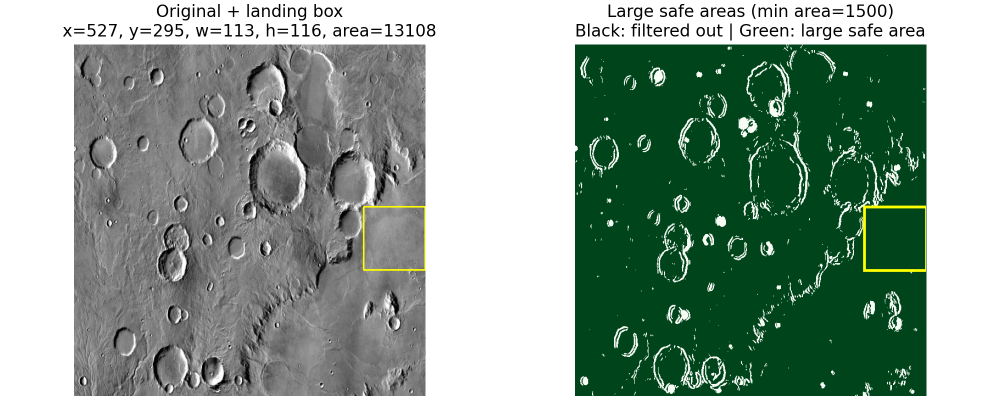
#> input picture media/1_1_large_safe_areas.png, 2000 x 800 px (shown at 1/2 size)
$ python -i pipeline.py   (imports and definitions only)   (older library calls are emulated)
#> lines starting #> are read from the running program, lines starting #| are printed output that depends on the picture; after the words box and inside, x2 and y2 are one past the last pixel; in counts of white or black regions, pixels touching at a corner belong together
import cv2
import numpy as np

def compute_gradient_hazard(image_gray):
    I = image_gray.astype(np.float32)
    Ix = cv2.Sobel(I, cv2.CV_32F, 1, 0, ksize=3, borderType=cv2.BORDER_REPLICATE)
    Iy = cv2.Sobel(I, cv2.CV_32F, 0, 1, ksize=3, borderType=cv2.BORDER_REPLICATE)
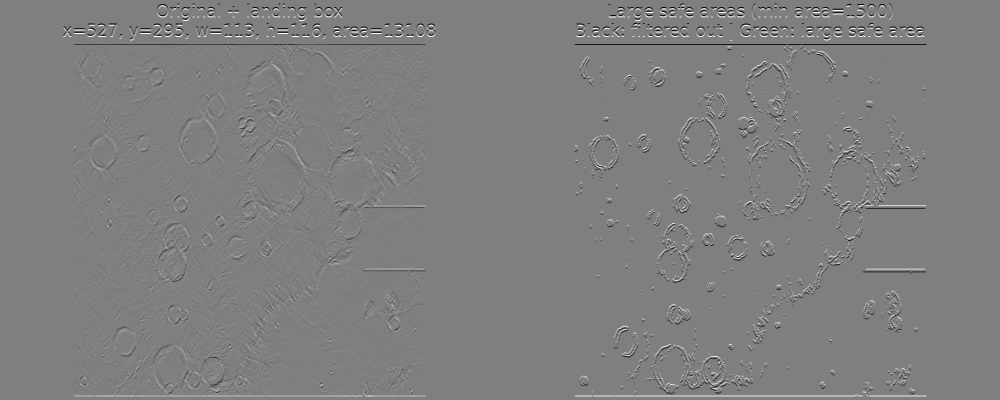
#> Iy: shape (800, 2000) float32 (shown at 1/2 size); min -1020, max 1020, mean 0; drawn with min black and max white
    g = np.sqrt(Ix**2 + Iy**2)
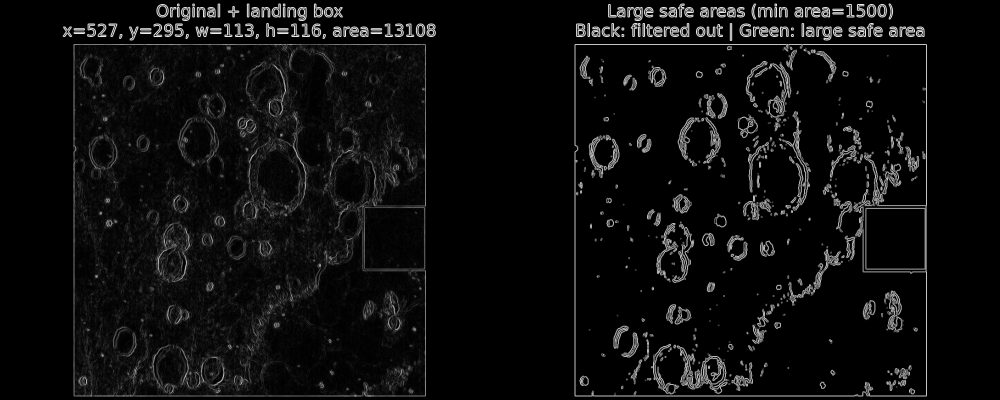
#> g: shape (800, 2000) float32 (shown at 1/2 size); min 0, max 1107.3, mean 59; drawn with min black and max white

    non_zero = g[g > 0]
    if len(non_zero) > 0:
        g_p99 = np.percentile(non_zero, 99)
#> g_p99 = 1020
    else:
        g_p99 = 1.0

    if g_p99 == 0:
        g_p99 = 1e-8

    G = np.minimum(1.0, g / g_p99)
    return G

def augment_shadow(image_gray, G, tau=40, a_min=500):
#> called with tau = 40, a_min = 500
    _, binary = cv2.threshold(image_gray, tau, 255, cv2.THRESH_BINARY_INV)
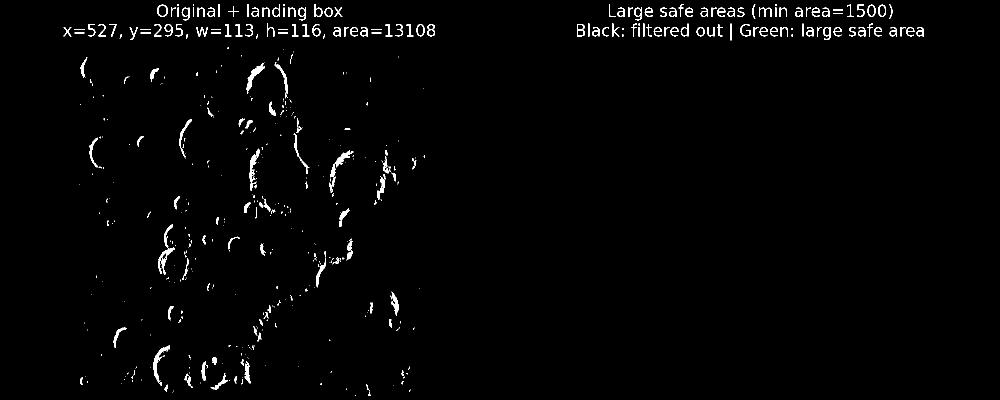
#> binary: shape (800, 2000) (shown at 1/2 size); 1.5% white; 515 white regions (311 under 20 px)
    contours, _ = cv2.findContours(binary, cv2.RETR_EXTERNAL, cv2.CHAIN_APPROX_SIMPLE)
#> contours = 515 contours, 346 with area under 20; largest, box (x1, y1, x2, y2) and area: (493, 125, 529, 181) 466, (661, 301, 707, 355) 430, (306, 695, 328, 765) 400, (314, 9, 336, 34) 400, (317, 494, 350, 550) 376

    mask = np.zeros_like(image_gray)
    G_aug = G.copy()
    for cnt in contours:
        area = cv2.contourArea(cnt)
        if area >= a_min:
            cv2.drawContours(mask, [cnt], 0, 255, -1)
#> this loop made 515 passes
#> area on passes 8, 22, 26: 36, 38, 31.5
#> mask: shape (800, 2000); every value is 0

    G_aug[mask == 255] = 1.0
    return G_aug, mask

def compute_fft_texture_ablation(image_gray, block_size=32, r0=6):
#> called with block_size = 32, r0 = 6
    h, w = image_gray.shape
#> h = 800; w = 2000
    texture_score = np.ones((h, w), dtype=np.float32)
    R_map = np.zeros((h, w), dtype=np.float32)

    for y in range(0, h - block_size + 1, block_size):
        for x in range(0, w - block_size + 1, block_size):
            block = image_gray[y:y+block_size, x:x+block_size].astype(np.float32)
            block -= np.mean(block)

            dft = np.fft.fft2(block)
            dft_shift = np.fft.fftshift(dft)
            mag = np.abs(dft_shift)

            cy, cx = block_size // 2, block_size // 2
            Y, X = np.ogrid[:block_size, :block_size]
            dist_sq = (X - cx)**2 + (Y - cy)**2

            low_mask = dist_sq <= r0**2
            high_mask = dist_sq > r0**2

            E_low = np.sum(mag[low_mask]**2)
            E_high = np.sum(mag[high_mask]**2)

            R = E_high / (E_low + 1e-8)
            R_map[y:y+block_size, x:x+block_size] = R
            if R > 1.0:
                texture_score[y:y+block_size, x:x+block_size] = 0.1
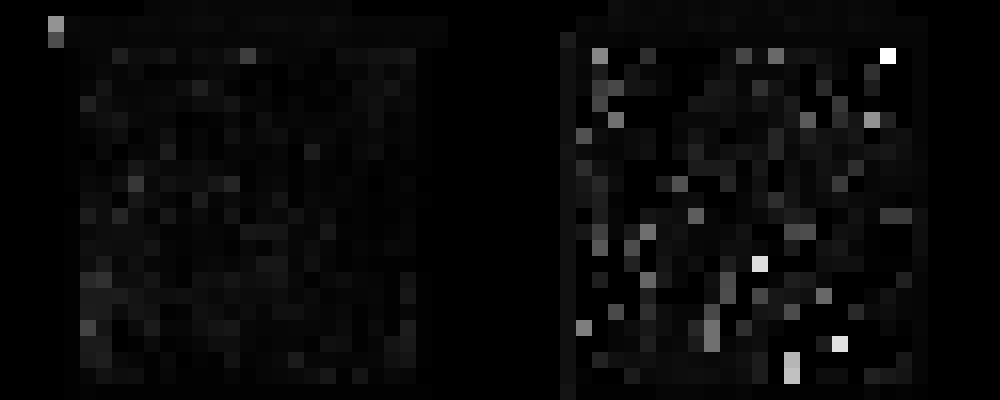
#> R_map: shape (800, 2000) float32 (shown at 1/2 size); min 0, max 6.95, mean 0.264; drawn with min black and max white
#> block: shape (32, 32) float32; every value is 0
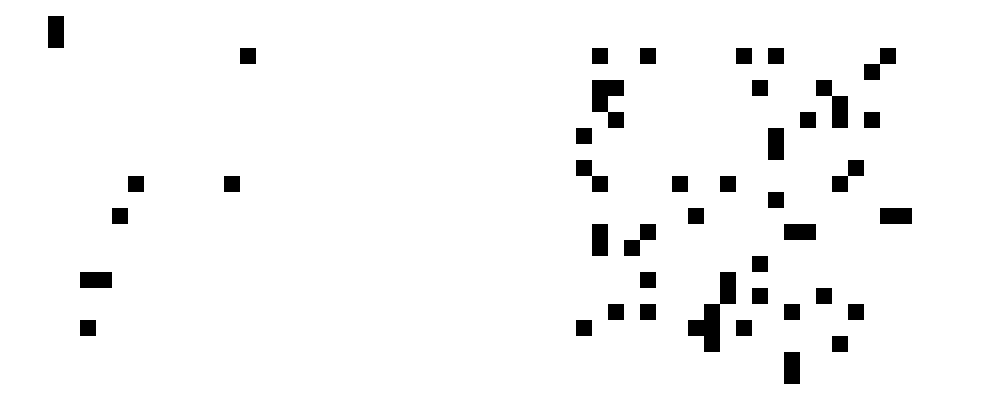
#> texture_score: shape (800, 2000) float32 (shown at 1/2 size); values 0.1 (black) and 1 (white), 96% white; 42 black regions, largest, box (x1, y1, x2, y2) and area: (1376, 544, 1472, 704) 6144, (1184, 160, 1248, 256) 4096, (1632, 160, 1696, 256) 3072

    return texture_score

def maximal_rectangle(matrix):
    if matrix.size == 0:
        return (0, 0, 0, 0)
    max_area = 0
    best_rect = (0, 0, 0, 0)
    h, w = matrix.shape
    heights = np.zeros(w, dtype=np.int32)

    for y in range(h):
        heights[matrix[y] == 1] += 1
        heights[matrix[y] == 0] = 0

        stack = []
        for x in range(w + 1):
            curr_h = heights[x] if x < w else 0
            while stack and curr_h < heights[stack[-1]]:
                top_x = stack.pop()
                h_rect = heights[top_x]
                w_rect = x if not stack else x - stack[-1] - 1
                area = h_rect * w_rect
                if area > max_area:
                    max_area = area
                    best_rect = (x - w_rect, y - h_rect + 1, w_rect, h_rect)
            stack.append(x)
    return best_rect

def fuse_and_select(G, texture_score=None, theta=0.35, min_component_area=1500):
#> called with theta = 0.35, min_component_area = 1500
    if texture_score is not None:
        s = (1.0 - G) * texture_score
    else:
        s = 1.0 - G

    safe_mask = (s > theta).astype(np.uint8)
#> safe_mask: shape (800, 2000); values 0 (black) and 1 (white), 93.2% white; 1289 black regions (875 under 20 px), largest, box (x1, y1, x2, y2) and area: (1149, 88, 1710, 793) 6855, (1372, 544, 1472, 704) 6152, (1178, 150, 1263, 256) 4239
    num_labels, labels, stats, centroids = cv2.connectedComponentsWithStats(safe_mask, connectivity=8)
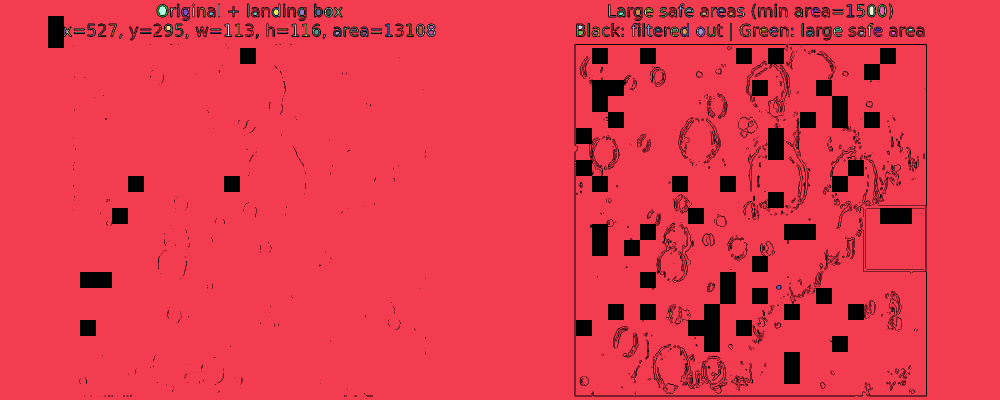
#> labels: shape (800, 2000) int32 (shown at 1/2 size); 177 distinct labels, from 0 to 176; one colour per label, 0 black
#> num_labels = 177; stats = 177 rows, first 6: [96, 7, 1758, 786, 109292], [0, 0, 2000, 800, 1483438], [356, 9, 1, 2, 2], [386, 9, 2, 2, 4], [437, 9, 2, 24, 48], [496, 9, 1, 24, 24]; centroids = 177 pairs, first value 128.9 to 1820.3, second value 9.5 to 769.5

    filtered_safe_mask = np.zeros_like(safe_mask)
    for i in range(1, num_labels):
        if stats[i, cv2.CC_STAT_AREA] >= min_component_area:
            filtered_safe_mask[labels == i] = 1
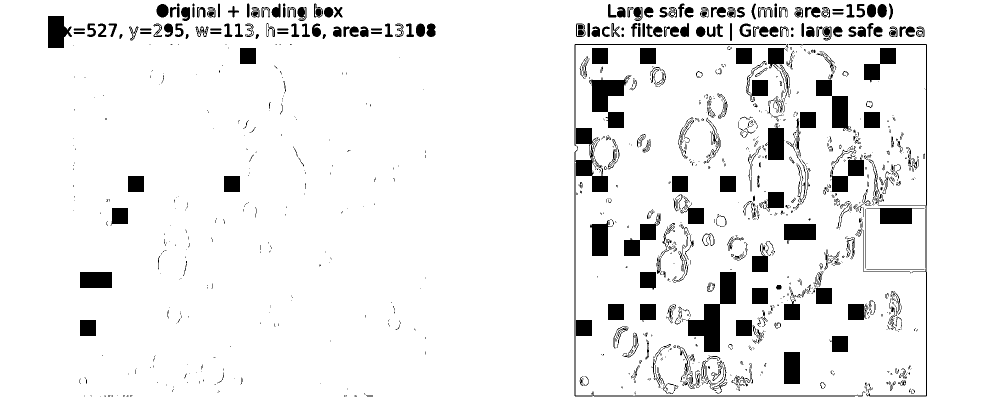
#> filtered_safe_mask: shape (800, 2000) (shown at 1/2 size); values 0 (black) and 1 (white), 92.7% white; 1286 black regions (874 under 20 px), largest, box (x1, y1, x2, y2) and area: (1149, 88, 1710, 793) 6858, (1372, 544, 1472, 704) 6152, (1178, 150, 1263, 256) 4241

    rect = maximal_rectangle(filtered_safe_mask)
#> after the loop in maximal_rectangle, `for y in range(h):`: best_rect = (871, 0, 278, 800); heights = 2000 values, max 800 at index 0, min 7 at index 168, mean 392.2; max_area = 222400
#> rect = (871, 0, 278, 800)
    return s, safe_mask, filtered_safe_mask, rect

def run_v_grad(image_gray, theta=0.35, min_component_area=1500):
    G = compute_gradient_hazard(image_gray)
    return fuse_and_select(G, texture_score=None, theta=theta, min_component_area=min_component_area)

def run_v_grad_shadow(image_gray, theta=0.35, min_component_area=1500, tau=40, a_min=500):
    G = compute_gradient_hazard(image_gray)
    G_aug, _ = augment_shadow(image_gray, G, tau=tau, a_min=a_min)
    return fuse_and_select(G_aug, texture_score=None, theta=theta, min_component_area=min_component_area)

def run_v_fft_ablation(image_gray, theta=0.35, min_component_area=1500, tau=40, a_min=500):
    G = compute_gradient_hazard(image_gray)
    G_aug, _ = augment_shadow(image_gray, G, tau=tau, a_min=a_min)
    texture_score = compute_fft_texture_ablation(image_gray)
    return fuse_and_select(G_aug, texture_score=texture_score, theta=theta, min_component_area=min_component_area)

>>> import cv2
>>> picture = cv2.imread('media/1_1_large_safe_areas.png', cv2.IMREAD_GRAYSCALE)
>>> result = run_v_fft_ablation(picture)

$ run again, on media/2_2_large_safe_areas.png
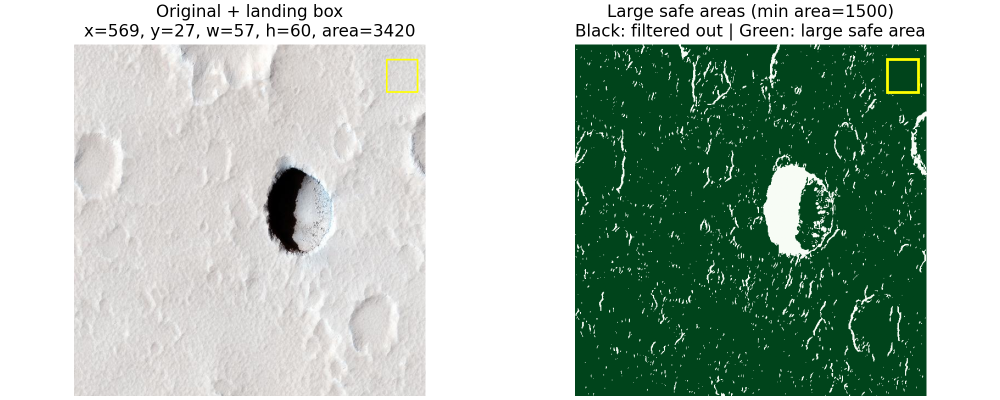
#> input picture media/2_2_large_safe_areas.png, 2000 x 800 px (shown at 1/2 size)
#> g_p99 = 1020
#> in augment_shadow, `_, binary = cv2.threshold(image_gray, tau, 255, cv2.THRESH_BINARY_INV)`:
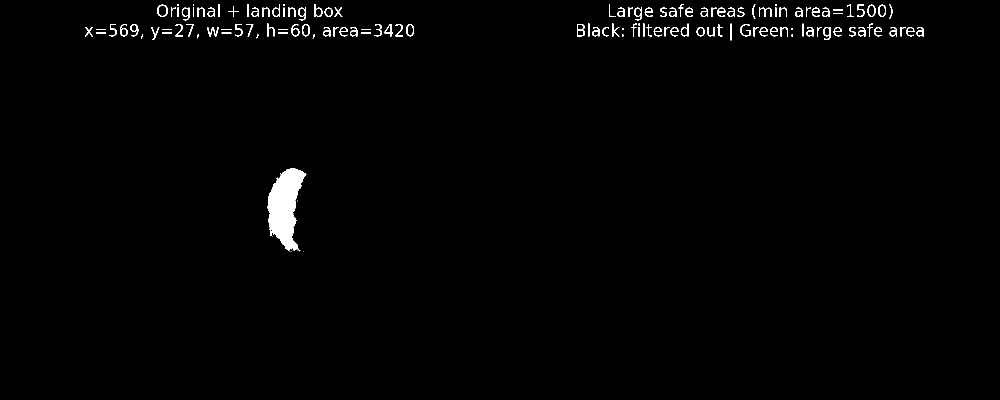
#> binary: shape (800, 2000) (shown at 1/2 size); 1.2% white; 134 white regions (18 under 20 px)
#> contours = 134 contours, 33 with area under 20; largest, box (x1, y1, x2, y2) and area: (535, 336, 613, 503) 7312, (314, 9, 336, 34) 400, (1154, 48, 1170, 73) 320, (604, 48, 620, 73) 292, (1735, 9, 1751, 34) 292
#> the loop in augment_shadow, `for cnt in contours:` made 134 passes
#> area on passes 7, 26, 27, 28, 29, 30, 31, 32: 7312.5, 151.5, 131, 27.5, 147, 130, 153, 50.5
#> G_aug: shape (800, 2000) float32; min 0, max 1, mean 0.0503
#> safe_mask: shape (800, 2000); values 0 (black) and 1 (white), 89.1% white; 1386 black regions (1005 under 20 px), largest, box (x1, y1, x2, y2) and area: (1152, 311, 1440, 645) 31164, (1344, 596, 1600, 780) 20614, (1662, 288, 1824, 608) 19612
#> labels: shape (800, 2000) int32; 185 distinct labels, from 0 to 184
#> num_labels = 185; stats = 185 rows, first 6: [169, 7, 1685, 786, 173953], [0, 0, 2000, 800, 1418962], [356, 9, 1, 2, 2], [386, 9, 2, 2, 4], [437, 9, 2, 24, 48], [496, 9, 1, 24, 24]; centroids = 185 pairs, first value 177.4 to 1852, second value 9.5 to 770.3
#> after the loop in fuse_and_select, `for i in range(1, num_labels):`:
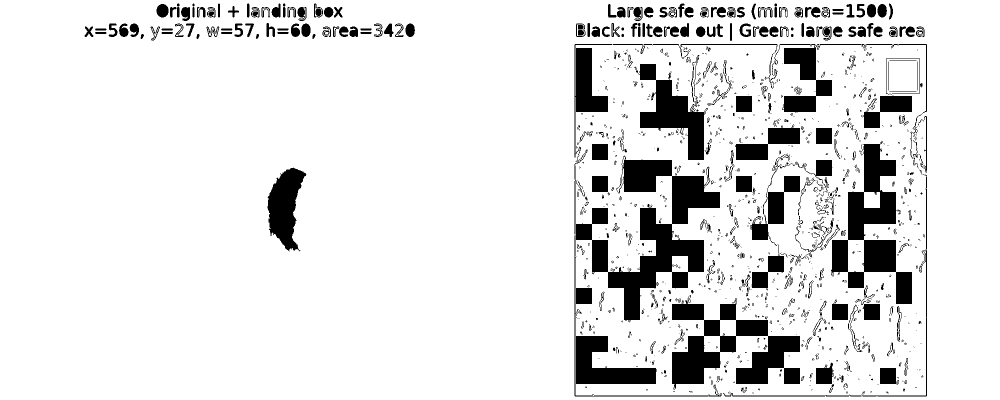
#> filtered_safe_mask: shape (800, 2000) (shown at 1/2 size); values 0 (black) and 1 (white), 88.7% white; 1383 black regions (1002 under 20 px), largest, box (x1, y1, x2, y2) and area: (1152, 311, 1440, 645) 31166, (1344, 596, 1600, 780) 20619, (1662, 288, 1824, 608) 19616
#> after the loop in maximal_rectangle, `for y in range(h):`: best_rect = (613, 78, 536, 722); heights = 2000 values, max 800 at index 0, min 7 at index 1150, mean 485.7; max_area = 386992
#> rect = (613, 78, 536, 722)
